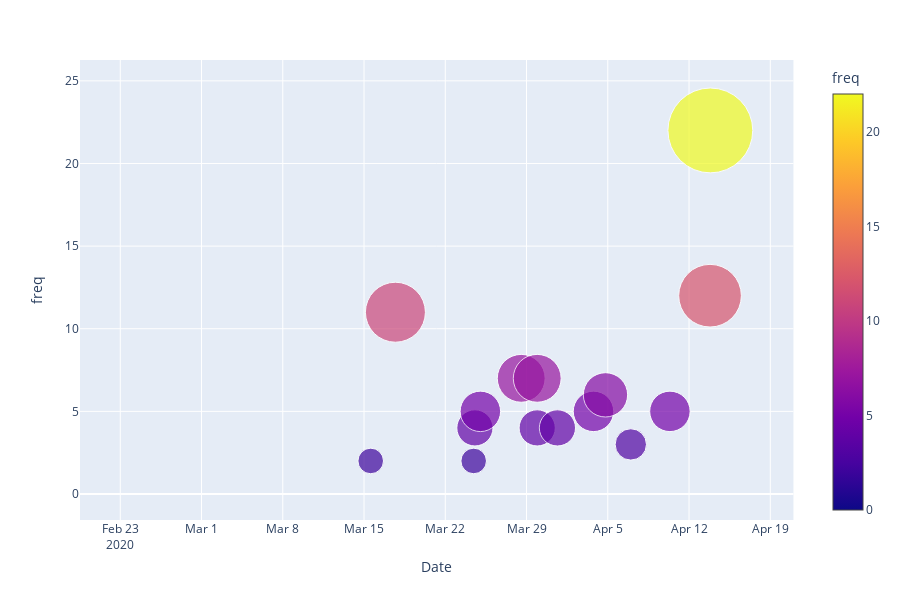

Write notebook code for a chart like this one.
### Code cell
fig = px.scatter(clean_df, x="Date", 
                 y="freq", 
                 size="freq", 
                 color="freq",
                 log_x=False, size_max=60)
fig.show()

### Figure 1 — Plotly figure (JSON) as saved in the notebook; plotly's stock layout.template omitted (floating-point values rounded to 4 significant figures)
{"data": [{"hoverlabel": {"namelength": 0}, "hovertemplate": "Date=%{x}<br>freq=%{marker.color}", "legendgroup": "", "marker": {"color": [0, 0, 0, 0, 0, 0, 2, 11, 2, 4, 5, 7, 4, 7, 4, 5, 6, 3, 0, 5, 0, 12, 22], "coloraxis": "coloraxis", "size": [0, 0, 0, 0, 0, 0, 2, 11, 2, 4, 5, 7, 4, 7, 4, 5, 6, 3, 0, 5, 0, 12, 22], "sizemode": "area", "sizeref": 0.006111, "symbol": "circle"}, "mode": "markers", "name": "", "showlegend": false, "type": "scatter", "x": ["2020-02-22T20:42:53", "2020-02-23T19:53:43", "2020-02-23T20:49:31", "2020-02-23T20:53:05", "2020-02-24T02:52:34", "2020-03-07T07:30:42", "2020-03-15T13:51:10", "2020-03-17T16:53:44", "2020-03-24T10:45:16", "2020-03-24T13:16:54", "2020-03-25T00:33:48", "2020-03-28T13:00:25", "2020-03-29T22:02:30", "2020-03-29T22:05:35", "2020-03-31T15:52:36", "2020-04-03T18:25:21", "2020-04-04T19:13:29", "2020-04-06T23:34:57", "2020-04-10T01:41:19", "2020-04-10T08:28:58", "2020-04-10T23:44:24", "2020-04-13T19:26:06", "2020-04-13T20:01:59"], "xaxis": "x", "y": [0, 0, 0, 0, 0, 0, 2, 11, 2, 4, 5, 7, 4, 7, 4, 5, 6, 3, 0, 5, 0, 12, 22], "yaxis": "y"}], "layout": {"coloraxis": {"colorbar": {"title": {"text": "freq"}}, "colorscale": [[0, "#0d0887"], [0.1111, "#46039f"], [0.2222, "#7201a8"], [0.3333, "#9c179e"], [0.4444, "#bd3786"], [0.5556, "#d8576b"], [0.6667, "#ed7953"], [0.7778, "#fb9f3a"], [0.8889, "#fdca26"], [1, "#f0f921"]]}, "height": 600, "legend": {"itemsizing": "constant", "tracegroupgap": 0}, "margin": {"t": 60}, "xaxis": {"anchor": "y", "domain": [0, 0.98], "title": {"text": "Date"}}, "yaxis": {"anchor": "x", "domain": [0, 1], "title": {"text": "freq"}}}}
